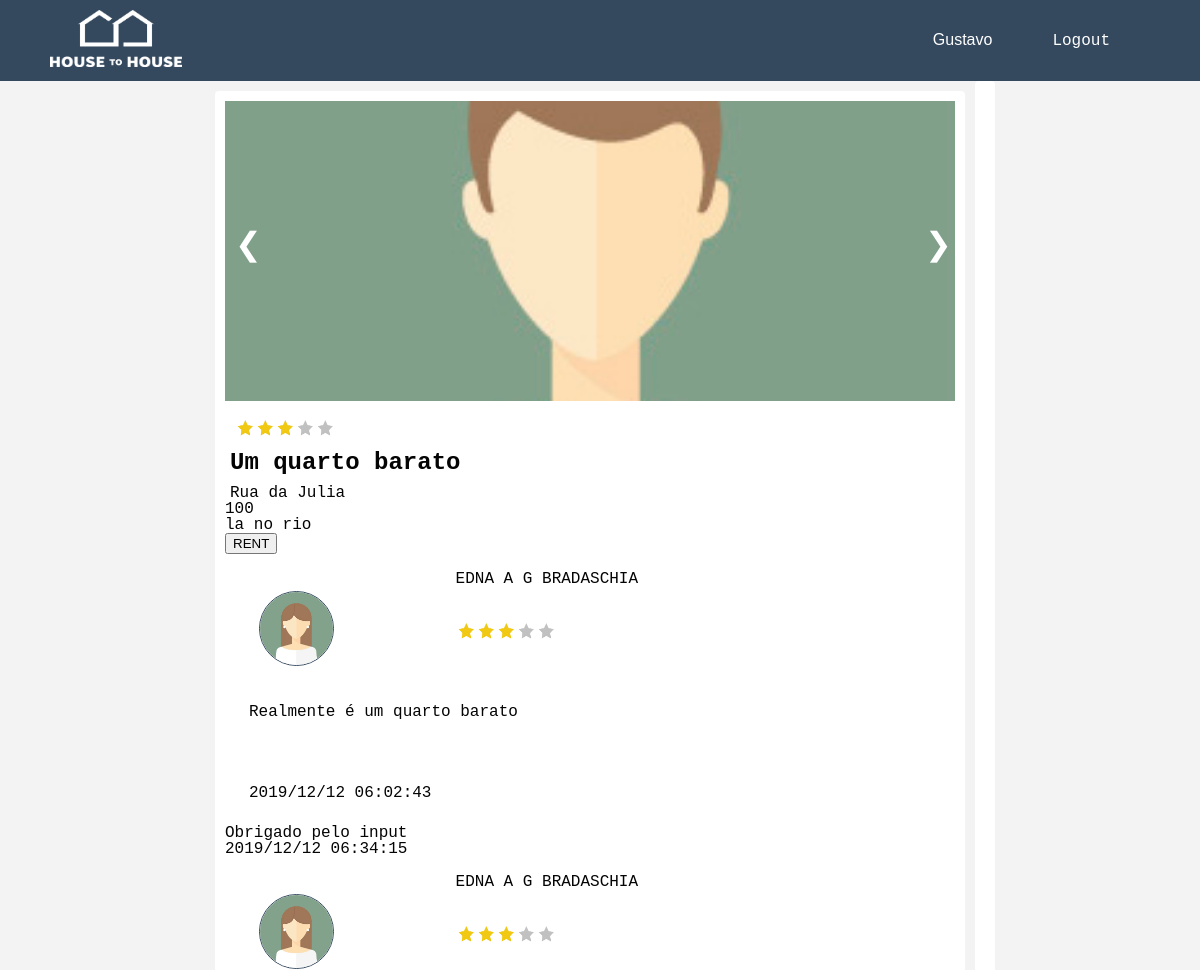
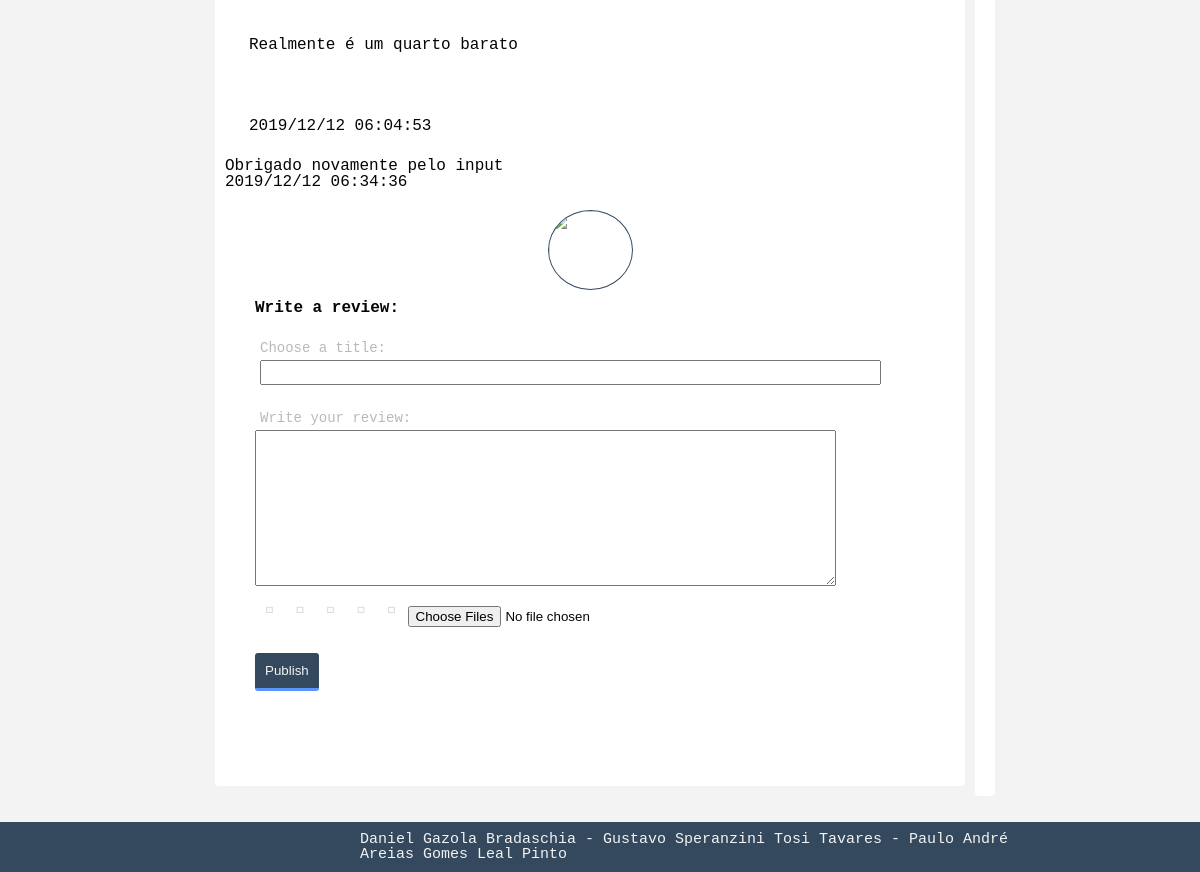
Page /pages/place.php?id=13 (signed in) on the committed database (2 pictures, top to bottom).
### tables this page shows
CREATE TABLE USER(
    idUser INTEGER PRIMARY KEY,
    name TEXT NOT NULL,
    password TEXT NOT NULL,
    email TEXT NOT NULL UNIQUE,
    gender CHAR CHECK (gender == 'F' OR gender == 'f' OR gender == 'M' OR gender == 'm'),
    birthdate DATE,
    cellphone INTEGER,
    profilePicture BLOB,
    type TEXT CHECK (type == 'Owner' OR type == 'Tourist')
);

CREATE TABLE PHOTO (
    idPhoto INTEGER PRIMARY KEY,
    idProperty   INTEGER REFERENCES PROPERTY (idProperty),
    uploadDate DATE,
    name TEXT,
    photo BLOB
);

CREATE TABLE PROPERTY (
    idProperty INTEGER PRIMARY KEY,
    idOwner INTEGER REFERENCES USER (idUser),
    address TEXT,
    title TEXT,
    price FLOAT,
    description TEXT,
    rate NUMERIC
, available BLOB);

CREATE TABLE REVIEWS (
	idReviews INTEGER PRIMARY KEY AUTOINCREMENT,
	idProperty INTEGER REFERENCES PROPERTY,
	idUser INTEGER REFERENCES USER,
	title TEXT,
	userRate INTEGER,
	text TEXT,
	date DATE,
	likes INTEGER
);

CREATE TABLE COMMENTS (
	idComments INTEGER PRIMARY KEY AUTOINCREMENT,
	idReview INTEGER REFERENCES REVIEWS,
	idUser INTEGER REFERENCES USER,
	text TEXT,
	date DATE,
	likes INTEGER
);

### dbActions/user.php (called while the page is built, shortened)
<?php
include_once('config.php');
function getIdByUserName($email){
    global $db;
    $statement = $db->prepare('SELECT idUser FROM USER WHERE email = ? ');
    $statement->execute([$email]);
    return $statement->fetch()['idUser'];
}
function getUserNameById($idUser){
    global $db;
    $statement = $db->prepare('SELECT email FROM USER WHERE idUser = ? ');
    $statement->execute([$idUser]);
    return $statement->fetch()['email'];
}
function getUserInfoByUserName($email,$info){
    global $db;
    $statement = $db->prepare('SELECT * FROM USER WHERE email = ? ');
    $statement->execute([$email]);
    return $statement->fetch()[$info];
}
function getUserPhoto($email){
    global $db;
    $statement = $db->prepare('SELECT profilePicture FROM USER WHERE email = ?');
    $statement->execute([$email]);
    return $statement->fetch()['profilePicture'];
}

### pages/place.php (the view, shortened to what this page needs)
    <!DOCTYPE html>
    <?php
    include_once "header.php";
    include_once "../dbActions/placeUtils.php";
    include_once "../dbActions/user.php";
    include_once "../dbActions/reviewUtils.php";
    $id = $_GET["id"];
    $userId = "";
    if(!empty($_SESSION['login-user']))
        $userId = $_SESSION['login-user'];
    $namePlace = getPropertyInfoById($id, 'title');
    $location = getPropertyInfoById($id, 'address');
    $description = getPropertyInfoById($id, 'description');
    $rating = getPropertyInfoById($id, 'rate');
    $price = getPropertyInfoById($id, 'price');
    ?>
    <div class="placePage">
        <div class="main">
            <div class="container">
                <div class="album">
                    <div id="photos">
                         <?php $var = getPlacePhotos($id);
                        echo '</div>';
                        if ($var) {
                            echo '<a class="arrowLeft" onclick="plusDivs(-1)">&#10094;</a>';
                            echo '<a class="arrowRight" onclick="plusDivs(+1)">&#10095;</a>';
                        }
                        ?>
                    </div>
                    <?php printStarsRating($rating)?>
                    <p id="placeName"><?php echo $namePlace ?></p>
                    <p id="placeLocation"><?php echo $location ?></p>
                    <p id="placePrice"><?php echo $price ?></p>
                    <p id="placeDescription"><?php echo $description ?></p>
                    <div class="rent">
                        <?php
                        if (!(isPlaceOwner(getIdByUserName($userId), $id)) && $userId != ""){
                            echo '<button class="rent-button" id="btnCreateAccount" onclick="visibleRent()">RENT</button>';
                        }
                        ?>
                    </div>
                    <div class="reviews">
                        <?php
                        getPlaceReviews($id, getIdByUserName($userId));
                        ?>
                    </div>
                    <?php
                    if (isset($userId) && $userId != "")
                    {
                        echo '<div class="container">';
                        $photo = '../assets/' . getUserPhoto($_SESSION['login-user']);
                        echo '<img id="userPhoto" src=' . $photo . '>';
                        echo '<form id="formRev" class="reviewForm" action="../dbActions/sendReview.php" method="post"';
                        echo 'enctype="multipart/form-data">';
                        echo '<p class="boxTitle">Write a review:</p>';
                        echo '<label>Choose a title:</label>';
                        echo '<input type="text" name="title"><br>';
                        echo '<label>Write your review:</label>';
                        echo '​<textarea name="review" id="review" rows="10" cols="70"></textarea>';
                        echo '<fieldset class="ratingSearch">';
                        echo '<input type="radio" id="star5" name="rating" value="5"/>
                                    <label class="full" for="star5" title="Pretty f\'ing Good - 5 stars"></label>
                                <input type="radio" id="star4" name="rating" value="4"/>
                                    <label class="full" for="star4" title="Pretty Good - 4 stars"></label>
                                <input type="radio" id="star3" name="rating" value="3"/>
                                    <label class="full" for="star3" title="Seen Better and Worst - 3 stars"></label>
                                <input type="radio" id="star2" name="rating" value="2"/>
                                    <label class="full" for="star2" title="Pretty Bad - 2 stars"></label>
                                <input type="radio" id="star1" name="rating" value="1"/>
                                    <label class="full" for="star1" title="Pretty f\'ing Bad - 1 star"></label>
                                </fieldset>
                            <br><br>
                            <input type="file" name="fileToUpload[]" id="fileToUpload" multiple="multiple">
                            <br><br>
                            <input id="submit" type="submit" value="Publish">
                        </form>
                        </div>';
                    }
                    ?>
                </div>
            </div>
            <div class="container">
            </div>
        </div>
<?php
include_once "footer.php";
?>

### pages/header.php (shortened to what this page needs)
<?php
include_once "../dbActions/user.php";
?>
<html lang="en">
<head>
	<link rel="stylesheet" href="../assets/font-awesome/css/font-awesome.min.css">
    <link rel="stylesheet" href="../css/reset.css">
    <link rel="stylesheet" href="../css/style.css">
    <link rel="stylesheet" href="//code.jquery.com/ui/1.12.1/themes/base/jquery-ui.css">
     <div class="header">
        <div class="header-left-icon">
            <img class="logo" src="../assets/logo4.png" onclick="location.href='index.php'">
        </div>
        <div class="header-right">
            <div class="header-login">
                <?php
                if (isset($_SESSION['login-user'])) {
                    $name = getUserInfoByUserName($_SESSION['login-user'], 'name');
                    echo '<button class="login-button" onclick="location.href=\'profile.php\'" type="button">' . $name . '</button>';
                    echo '<a class="createAccount-button" href="../dbActions/logout.php">Logout</a>';
                } else {
                    echo '<button class="login-button" id="btnCreateAccount" onclick="visibleLogin()">Log In</button>';
                    echo ' <button class="createAccount-button" id="btnCreateAccount" onclick="visibleCreateAcc()">Sign Up</button>';
                }
                ?>
            </div>
        </div>
    </div>
</head>

### dbActions/placeUtils.php (shortened to what this page needs)
<?php
include_once('config.php');
function getPropertyInfoById($idProperty, $info)
{
    global $db;
    $statement = $db->prepare('SELECT * FROM PROPERTY WHERE idProperty = ? ');
    $statement->execute([$idProperty]);
    return $statement->fetch()[$info];
}
function getPlacePhotos($id)
{
    global $db;
    $stmt = $db->prepare('SELECT * FROM PHOTO WHERE idProperty=?');
    $stmt->execute([$id]);
    $ret = false;
    while ($row = $stmt->fetch()) {
        echo '<img class="mySlides" src=' . $row['photo'] . ' hidden="hidden">';
        $ret = true;
    }
    return $ret;
}
function isPlaceOwner($userId, $placeId)
{
    global $db;
    $statement = $db->prepare('SELECT idOwner FROM PROPERTY WHERE idProperty = ? ');
    $statement->execute([$placeId]);
    $res = $statement->fetch()['idOwner'];
    return false;
}
function printStarsRating($stars)
{
    $i = 1;
    $j = 1;
    $temp = 5 - $stars;
    echo '<div class = "placeRatingStars">';
    for ($i; $i <= $stars; $i++) {
        echo '<div class = "star">' . '</div>';
    }
    for ($j; $j <= $temp; $j++) {
        echo '<div class = "blackStar">';
        echo '</div>';
    }
    echo '</div>';
    return true;
}

### dbActions/reviewUtils.php (shortened to what this page needs)
<?php
include_once('user.php');
include_once('config.php');
include_once('placeUtils.php');
function getPlaceReviews($idPlace, $idUser)
{
    global $db;
    $statement = $db->prepare('SELECT * FROM REVIEWS WHERE idProperty = ? ');
    $statement->execute([$idPlace]);
    while ($row = $statement->fetch())
    {
        $id = $row['idUser'];
        $idRev = $row['idReviews'];
        $userName = getUserNameById($id);
        $photoUser = "../assets/" . getUserPhoto($userName);
        $fullName = getUserInfoByUserName($userName, 'name');
        $review = $row['text'];
        $htmlPhoto = '<img id="userPhotoReview" src=' . $photoUser . '>';
        echo '<div class="reviewContainer">';
            echo '<div class="reviewT">';
                echo '<div class="reviewPhoto">';
                echo $htmlPhoto;
                echo '</div>';
                echo '<div class="reviewTitle">';
                    echo '<div class="reviewTitleName">';
                    echo '<p>' . $fullName . '</p>';
                    echo '</div>';
                echo '</div>';
            echo '</div>';
            echo '<div class="reviewText">';
            echo '<p>' . $review . '</p>';
            echo '</div>';
            echo '<div class="reviewPhotos">';
            echo '</div>';
            echo '<div class="reviewDate">';
            echo '<p>' . $row['date'] . '</p>';
            echo '</div>';
        echo '</div>';
        echo '<div class="reviewComments">';
        getAllCommentsOfReview($idRev);
        echo '</div>';
    }
    return true;
}
function getAllCommentsOfReview($idRev)
{
    global $db;
    $statement = $db->prepare('SELECT * FROM COMMENTS WHERE idReview = ? ');
    $statement->execute([$idRev]);
    while ($row = $statement->fetch()) {
        echo '<p>' . $row['text'] . '</p>';
        echo '<p>' . $row['date'] . '</p>';
    }
    return true;
}
function getReviewPhotos($idRev)
{
    global $db;
    $statement = $db->prepare('SELECT * FROM REVIEWPHOTO WHERE idReview = ? ');
    $statement->execute([$idRev]);
    while ($row = $statement->fetch()) {
        $photoDir = $row['name'];
        echo "<img src=$photoDir onclick=\"window.open(this.src)\">";
    }
    return true;
}
?>

### rows in the picture
user: name "Gustavo"
photo: photo (picture)
property: rate 3 (drawn), title "Um quarto barato", address "Rua da Julia", price "100", description "la no rio"
reviews: idUser.profilePicture (picture), idUser.name "EDNA A G BRADASCHIA", userRate 3 (drawn), text "Realmente é um quarto barato", date "2019/12/12 06:02:43"
comments: text "Obrigado pelo input", date "2019/12/12 06:34:15"
reviews: idUser.profilePicture (picture), idUser.name "EDNA A G BRADASCHIA", userRate 3 (drawn), text "Realmente é um quarto barato", date "2019/12/12 06:04:53"
comments: text "Obrigado novamente pelo input", date "2019/12/12 06:34:36"
